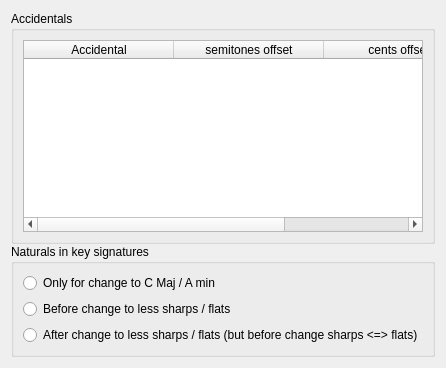
     <widget class="QWidget" name="Seite16">
      <layout class="QVBoxLayout" name="verticalLayout_30">
       <property name="spacing">
        <number>0</number>
       </property>
       <item>
        <widget class="QGroupBox" name="groupBox_19">
         <property name="title">
          <string>Accidentals</string>
         </property>
         <layout class="QVBoxLayout" name="verticalLayout_31">
          <item>
           <widget class="QTableWidget" name="tableWidget">
            <attribute name="horizontalHeaderDefaultSectionSize">
             <number>150</number>
            </attribute>
            <column>
             <property name="text">
              <string>Accidental</string>
             </property>
            </column>
            <column>
             <property name="text">
              <string>semitones offset</string>
             </property>
            </column>
            <column>
             <property name="text">
              <string>cents offset</string>
             </property>
            </column>
           </widget>
          </item>
         </layout>
        </widget>
       </item>
       <item>
        <widget class="QGroupBox" name="keySigNaturalsGroup">
         <property name="title">
          <string>Naturals in key signatures</string>
         </property>
         <layout class="QVBoxLayout" name="verticalLayout_35">
          <item>
           <widget class="QRadioButton" name="radioKeySigNatNone">
            <property name="text">
             <string>Only for change to C Maj / A min</string>
            </property>
           </widget>
          </item>
          <item>
           <widget class="QRadioButton" name="radioKeySigNatBefore">
            <property name="text">
             <string>Before change to less sharps / flats</string>
            </property>
           </widget>
          </item>
          <item>
           <widget class="QRadioButton" name="radioKeySigNatAfter">
            <property name="text">
             <string>After change to less sharps / flats (but before change sharps &lt;=&gt; flats)</string>
            </property>
           </widget>
          </item>
         </layout>
        </widget>
       </item>
      </layout>
     </widget>
